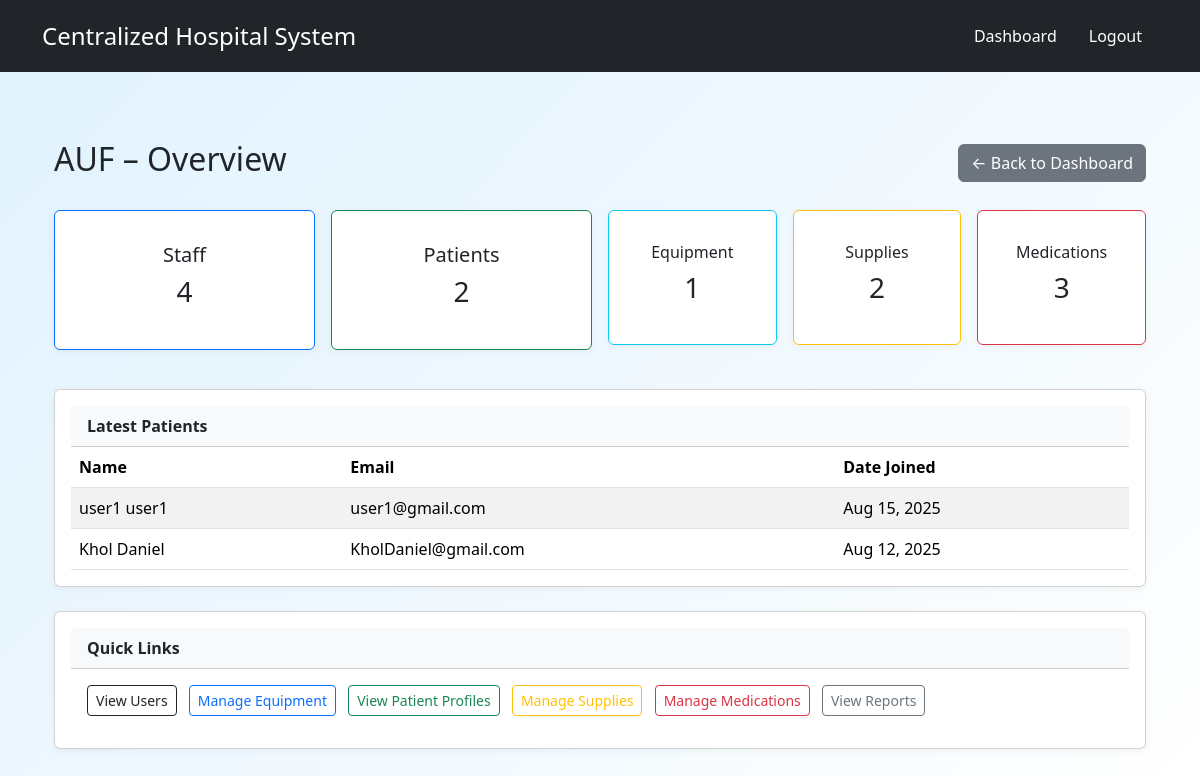
/hospitals/4/overview/ (signed in), run on the app's committed database.
### hospitals/models.py (models this page shows, shortened)
class Hospital(models.Model):
    name = models.CharField(max_length=255, null=True, blank=True)
    address = models.TextField(null=True, blank=True)
    contact_number = models.CharField(max_length=15, null=True, blank=True)
    email = models.EmailField(null=True, blank=True)
    description = models.TextField(null=True, blank=True)

### accounts/models.py (models this page shows, shortened)
class CustomUser(AbstractBaseUser, PermissionsMixin):
    email = models.EmailField(_('email address'), unique=True)
    first_name = models.CharField(_('first name'), max_length=150, blank=True)
    last_name = models.CharField(_('last name'), max_length=150, blank=True)
    is_staff = models.BooleanField(default=False)
    is_active = models.BooleanField(default=True)
    date_joined = models.DateTimeField(default=timezone.now)
    role = models.CharField(_('role'), max_length=50, choices=[
        ('Admin', 'Admin'),
        ('Staff', 'Staff'),
        ('Patient', 'Patient')
    ])
    hospital = models.ForeignKey(Hospital, on_delete=models.SET_NULL, null=True, blank=True, related_name='hospital')
    objects = CustomUserManager()
    USERNAME_FIELD = 'email'
    REQUIRED_FIELDS = ['first_name', 'last_name']

### accounts/decorators.py (the view)
        def wrapper(request, *args, **kwargs):
            if not request.user.is_authenticated:
                return HttpResponseForbidden("You must be logged in.")
            if request.user.role not in roles:
                return HttpResponseForbidden("You do not have permission to access this page.")
            return view_func(request, *args, **kwargs)

### hospitals/templates/hospitals/hospital_overview.html
{% extends "base.html" %}
{% block content %}
<div class="container mt-4">
    <div class="d-flex justify-content-between align-items-center mb-4">
        <h2>{{ hospital.name }} – Overview</h2>
        <a href="{% url 'accounts:admin_dashboard' %}" class="btn btn-secondary">← Back to Dashboard</a>
    </div>
    <div class="row g-3 mb-4">
        <div class="col-md-3">
            <div class="card text-center border-primary">
                <div class="card-body">
                    <h5 class="card-title">Staff</h5>
                    <h3>{{ staff_count }}</h3>
                </div>
            </div>
        </div>
        <div class="col-md-3">
            <div class="card text-center border-success">
                <div class="card-body">
                    <h5 class="card-title">Patients</h5>
                    <h3>{{ patient_count }}</h3>
                </div>
            </div>
        </div>
        <div class="col-md-2">
            <div class="card text-center border-info">
                <div class="card-body">
                    <h6 class="card-title">Equipment</h6>
                    <h3>{{ equipment_count }}</h3>
                </div>
            </div>
        </div>
        <div class="col-md-2">
            <div class="card text-center border-warning">
                <div class="card-body">
                    <h6 class="card-title">Supplies</h6>
                    <h3>{{ supply_count }}</h3>
                </div>
            </div>
        </div>
        <div class="col-md-2">
            <div class="card text-center border-danger">
                <div class="card-body">
                    <h6 class="card-title">Medications</h6>
                    <h3>{{ medication_count }}</h3>
                </div>
            </div>
        </div>
    </div>
    <div class="card mb-4">
        <div class="card-header bg-light">
            <strong>Latest Patients</strong>
        </div>
        <div class="card-body p-0">
            {% if latest_patients %}
                <table class="table table-striped table-hover mb-0">
                    <thead>
                        <tr>
                            <th>Name</th>
                            <th>Email</th>
                            <th>Date Joined</th>
                        </tr>
                    </thead>
                    <tbody>
                        {% for patient in latest_patients %}
                            <tr>
                                <td>{{ patient.first_name }} {{ patient.last_name }}</td>
                                <td>{{ patient.email }}</td>
                                <td>{{ patient.date_joined|date:"M d, Y" }}</td>
                            </tr>
                        {% endfor %}
                    </tbody>
                </table>
            {% else %}
                <p class="m-3 text-muted">No patients found for this hospital.</p>
            {% endif %}
        </div>
    </div>
    <div class="card">
        <div class="card-header bg-light">
            <strong>Quick Links</strong>
        </div>
        <div class="card-body">
            <a href="{% url 'accounts:user_list' %}?hospital_id={{ hospital.id }}"
            class="btn btn-outline-dark btn-sm me-2">View Users</a>
            <a href="{% url 'inventory:equipment_list' %}?hospital_id={{ hospital.id }}"
            class="btn btn-outline-primary btn-sm me-2">Manage Equipment</a>
            <a href="{% url 'patients:patient_list' %}?hospital_id={{ hospital.id }}"
            class="btn btn-outline-success btn-sm me-2">View Patient Profiles</a>
            <a href="{% url 'inventory:supply_list' %}?hospital_id={{ hospital.id }}"
            class="btn btn-outline-warning btn-sm me-2">Manage Supplies</a>
            <a href="{% url 'inventory:medication_list' %}?hospital_id={{ hospital.id }}"
            class="btn btn-outline-danger btn-sm me-2">Manage Medications</a>
            <a href="{% url 'reports:report_list' %}?hospital_id={{ hospital.id }}"
            class="btn btn-outline-secondary btn-sm">View Reports</a>
        </div>
    </div>
</div>
{% endblock %}

### static_my_project/css/styles.css (style rules this page uses)
body { font-family: Arial, sans-serif; background-color: #e6f0fa; margin: 0; padding: 0; color: #111827; }
h1, h2, h3, h4 { margin: 0 0 15px; font-weight: 600; }
.btn { display: inline-block; padding: 8px 14px; font-size: 14px; border-radius: 6px; text-decoration: none; transition: 0.2s; cursor: pointer; border: none; }
.btn-sm { padding: 5px 10px; font-size: 13px; }
.btn-secondary { background: #6b7280; color: #fff; }
.card, .form-card, .link-card, .hospital-card { background: #ffffff; border: 1px solid #dbeafe; border-radius: 8px; box-shadow: 0 2px 8px rgba(0,0,0,0.05); }
.card, .form-card { padding: 16px; margin-bottom: 15px; }
body::before { content: ""; position: fixed; top: 0; left: 0; width: 100%; height: 100%; background: linear-gradient(135deg, #e0f2fe 0%, #ffffff 100%); z-index: -1; }

### data on the page
Hospital: name "AUF"
CustomUser: first_name "user1", last_name "user1", email "user1@gmail.com", date_joined "Aug 15, 2025"
CustomUser: first_name "Khol", last_name "Daniel", email "KholDaniel@gmail.com", date_joined "Aug 12, 2025"

### other printed values
{{ staff_count }} "4"
{{ patient_count }} "2"
{{ equipment_count }} "1"
{{ supply_count }} "2"
{{ medication_count }} "3"
